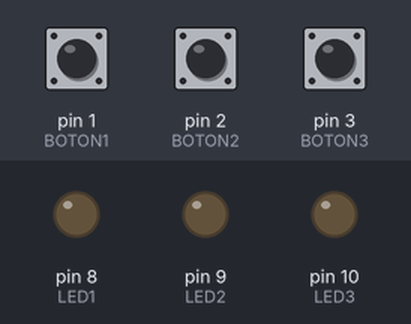
A sketch run on a simulated Arduino Uno, built with avr-gcc and run on an emulated ATmega328P. Shown: output pins drawn as LEDs (lit = HIGH). The test bench sets the inputs (shaded band); at power-on: pin 1 (BOTON1) LOW, pin 2 (BOTON2) LOW, pin 3 (BOTON3) LOW.

Above: at 1.2 s.
1.3 s: pin 1 (BOTON1) pulled HIGH for 0.15 s
At 1.37 s:
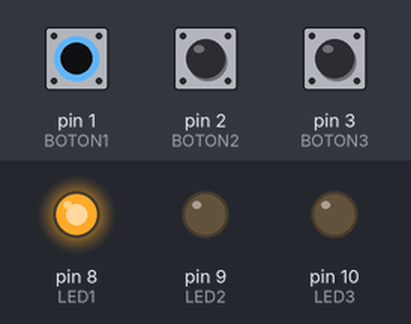
2.9 s: pin 2 (BOTON2) pulled HIGH for 0.15 s
At 2.97 s:
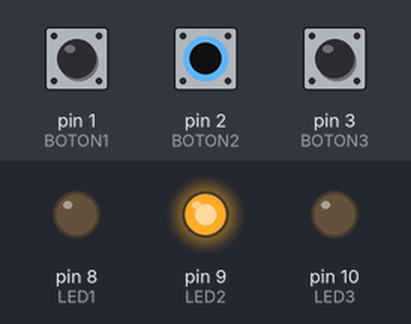
4.5 s: pin 3 (BOTON3) pulled HIGH for 0.15 s
At 4.57 s:
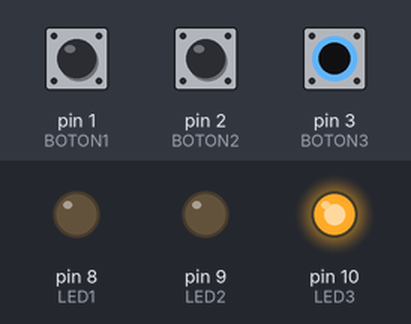
6.1 s: pin 3 (BOTON3) pulled HIGH for 3.2 s
At 10.0 s:
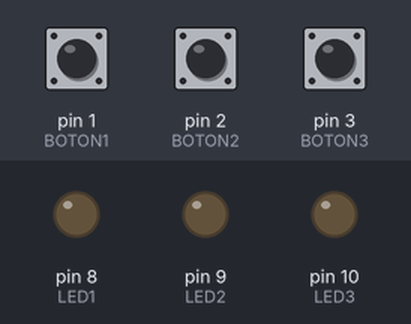
10.8 s: pin 1 (BOTON1) pulled HIGH for 3.2 s
At 11.1 s:
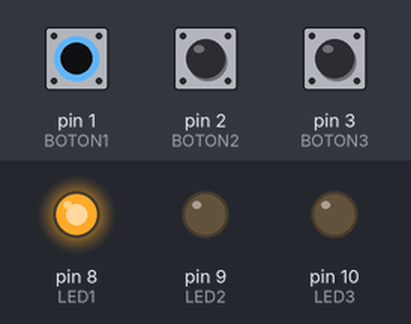
15.5 s: pin 1 (BOTON1) driven HIGH and pin 2 (BOTON2) driven HIGH
At 15.9 s:
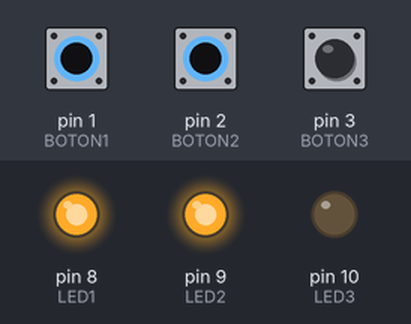
Timing chart, 0 to 18.0 s (numbered marks = the images above; inputs shaded):
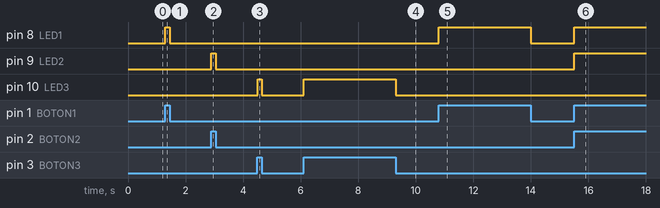

Measured:
- after the input at 1.3 s, pin 8 (LED1): LOW → HIGH at once, → LOW 0.15 s later
- after the input at 2.9 s, pin 9 (LED2): LOW → HIGH at once, → LOW 0.15 s later
- after the input at 4.5 s, pin 10 (LED3): LOW → HIGH at once, → LOW 0.15 s later
- after the input at 6.1 s, pin 10 (LED3): LOW → HIGH at once, → LOW 3.2 s later
- after the input at 10.8 s, pin 8 (LED1): LOW → HIGH at once, → LOW 3.2 s later
- after the input at 15.5 s, pin 8 (LED1), pin 9 (LED2): LOW → HIGH at once

The sketch:

3_bot.ino
```cpp
#define LED1 8
#define BOTON1 1
#define LED2 9
#define BOTON2 2
#define LED3 10
#define BOTON3 3
int val;
void setup() {
  pinMode(LED1, OUTPUT);
  pinMode(BOTON1, INPUT);
  pinMode(LED2, OUTPUT);
  pinMode(BOTON2, INPUT);
  pinMode(LED3, OUTPUT);
  pinMode(BOTON3, INPUT);
}
void loop() {
  val = digitalRead(BOTON1);
  if (val == HIGH) {
    digitalWrite(LED1, HIGH);
  } else {
    digitalWrite(LED1, LOW);
  }
  val = digitalRead(BOTON2);
  if (val == HIGH) {
    digitalWrite(LED2, HIGH);
  } else {
    digitalWrite(LED2, LOW);
  }
  val = digitalRead(BOTON3);
  if (val == HIGH) {
    digitalWrite(LED3, HIGH);
  } else {
    digitalWrite(LED3, LOW);
  }
}
```
